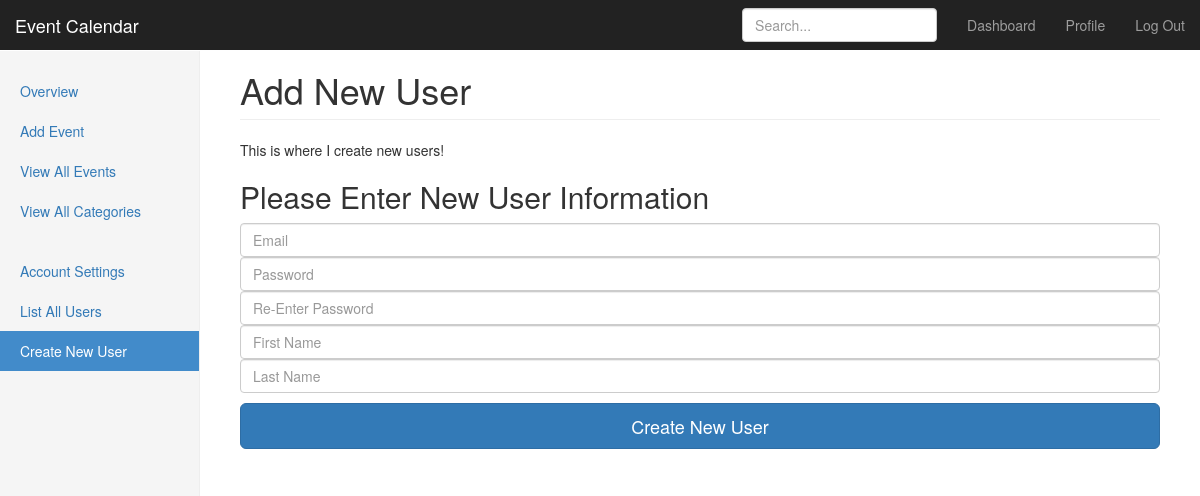
The app's page /dashboard.php?view=newUser, older data.
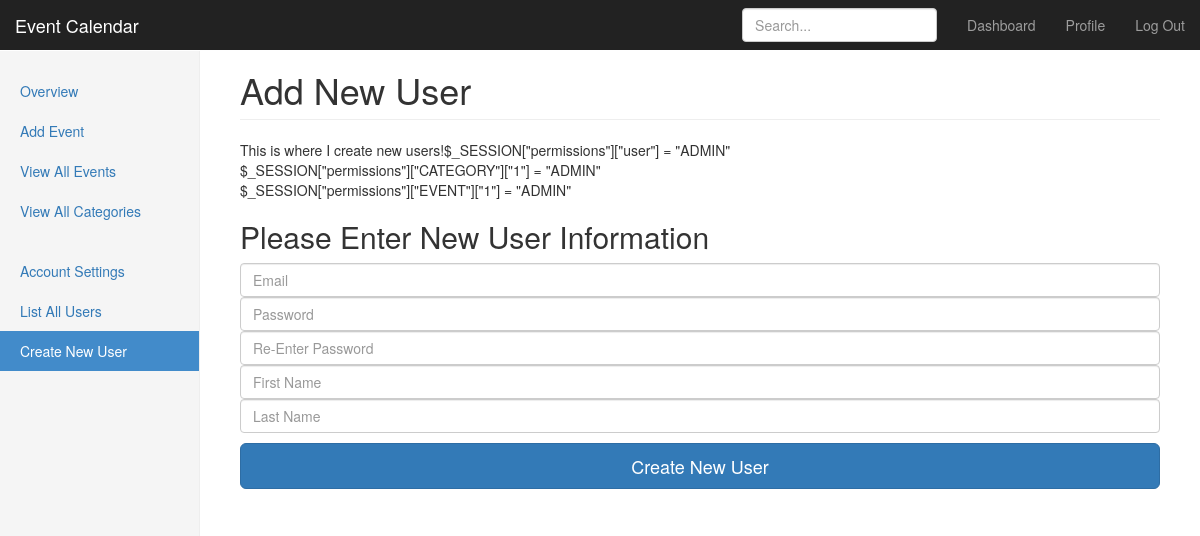
The same page, newer data.
### tables this page shows
CREATE TABLE IF NOT EXISTS `permissions` (
  `handle` smallint(5) unsigned NOT NULL AUTO_INCREMENT,
  `user_id` smallint(5) unsigned NOT NULL,
  `id` int(10) unsigned DEFAULT NULL,
  `type` varchar(255) NOT NULL,
  `level` varchar(255) NOT NULL,
  `expire` datetime DEFAULT NULL,
  PRIMARY KEY (`handle`)
);

### lib/DB.php (called while the page is built, shortened)
<?php
class DB {
    private $_pdo = null,
            $_query = null,
            $_error = false,
            $_errorInfo = null,
            $_results = null,
            $_count = 0,
            $_sql = '';
    public function __construct() {
        try {
            $this->_pdo = new PDO('mysql:host='._HOST_NAME_.';dbname='._DATABASE_NAME_,
    						_USER_NAME_,_DB_PASSWORD_,NULL);
        } catch(PDOException $e) {
        	$this->errorMessage = $e->getMessage();
            $this->error = true;
            throw $e;
        }
    }
    public function queryAssoc($sql, $params = array()) {
 		$this->_query = $this->_pdo->prepare($sql);
            if($this->_query->execute($params)) {
 	    	$this->resultsArray = $this->_query->fetchAll(PDO::FETCH_ASSOC);
            }
        return $this;
    }
}
?>

### lib/Permissions.php (the view)
<?php
function loadPermissions() {
    $db = new DB;
    $db->queryAssoc("select * from permissions where user_id = :userid ", array("userid" => "1" ));
    $result = $db->resultsArray;
    foreach ($result as $row) {
    if ($row["type"] == "USER") {
        print '$_SESSION["permissions"]["user"] = "'.$row["level"].'" <br />';
    } else {
        print '$_SESSION["permissions"]["'.$row["type"].'"]["'.$row["id"].'"] = "'.$row["level"].'" <br />';
    }
    }
    return ;
}

### dashboard.php (shortened to what this page needs)
<?php
if (isset($_GET["view"])) {
    if ($_GET["view"] === "profile") {
        $currentNav = "profile";
    } else if ($_GET["view"] === "addEvent") {
        $currentNav = "addEvent";
    } else if ($_GET["view"] === "allEvents") {
        $currentNav = "allEvents";
    } else if ($_GET["view"] === "allCategories") {
        $currentNav = "allCategories";
    } else if ($_GET["view"] === "account") {
        $currentNav = "account";
    } else if ($_GET["view"] === "users") {
        $currentNav = "users";
    } else if ($_GET["view"] === "newUser") {
        $currentNav = "newUser";
    } else {
        $currentNav = "overview";
    }
} else {
    $currentNav = "overview";
}
?>
<!DOCTYPE html>
<html lang="en">
    <head>
        <link href="css/bootstrap.min.css" rel="stylesheet">
        <link href="css/dashboard.css" rel="stylesheet">
    </head>
    <body>
        <nav class="navbar navbar-inverse navbar-fixed-top">
            <div class="container-fluid">
                <div class="navbar-header">
                    <a class="navbar-brand" href="#">Event Calendar</a>
                </div>
                <div id="navbar" class="navbar-collapse collapse">
                    <ul class="nav navbar-nav navbar-right">
                        <li><a href="dashboard.php">Dashboard</a></li>
                        <li><a href="dashboard.php?view=profile">Profile</a></li>
                        <li><a href="#">Log Out</a></li>
                    </ul>
                    <form class="navbar-form navbar-right">
                        <input type="text" class="form-control" placeholder="Search...">
                    </form>
                </div>
            </div>
        </nav>
        <div class="container-fluid">
            <div class="row">
                <div class="col-sm-3 col-md-2 sidebar">
                    <ul class="nav nav-sidebar">
                        <li <?php if ($currentNav == "overview") { print 'class="active"';} ?> ><a href="dashboard.php?view=overview">Overview <span class="sr-only">(current)</span></a></li>
                        <li <?php if ($currentNav == "addEvent") { print 'class="active"';} ?> ><a href="dashboard.php?view=addEvent">Add Event</a></li>
                        <li <?php if ($currentNav == "allEvents") { print 'class="active"';} ?> ><a href="dashboard.php?view=allEvents">View All Events</a></li>
                        <li <?php if ($currentNav == "allCategories") { print 'class="active"';} ?> ><a href="dashboard.php?view=allCategories">View All Categories</a></li>
                    </ul>
                    <ul class="nav nav-sidebar">
                        <li <?php if ($currentNav == "account") { print 'class="active"';} ?> ><a href="dashboard.php?view=account">Account Settings</a></li>
                        <li <?php if ($currentNav == "users") { print 'class="active"';} ?> ><a href="dashboard.php?view=users">List All Users</a></li>
                        <li <?php if ($currentNav == "newUser") { print 'class="active"';} ?> ><a href="dashboard.php?view=newUser">Create New User</a></li>
                    </ul>
                </div>
                <div class="col-sm-9 col-sm-offset-3 col-md-10 col-md-offset-2 main">
<?php
if (isset($_GET["view"])) {
    if ($_GET["view"] === "profile") {
        print '<h1 class="page-header">Profile</h1>';
        showProfile();
    } else if ($_GET["view"] === "addEvent") {
        print '<h1 class="page-header">Add New Event</h1>';
        showAddEvent();
    } else if ($_GET["view"] === "allEvents") {
        print '<h1 class="page-header">All Events</h1>';
        showAllEvents();
    } else if ($_GET["view"] === "allCategories") {
        print '<h1 class="page-header">All Categories</h1>';
        showAllCategories();
    } else if ($_GET["view"] === "account") {
        print '<h1 class="page-header">Account Settings</h1>';
        showAccount();
    } else if ($_GET["view"] === "users") {
        print '<h1 class="page-header">All Users</h1>';
        showUsers();
    } else if ($_GET["view"] === "newUser") {
        if (isset($_POST["submit"])) {
            print '<h1 class="page-header">Add New User</h1>';
            $data = showNewUser($_POST);
            print_r($data);
        } else {
            print '<h1 class="page-header">Add New User</h1>';
            showNewUser();
        }
    } else {
        print '<h1 class="page-header">Overview</h1>';
    }
} else {
    print '<h1 class="page-header">Overview</h1>';
}
?>
                </div>
            </div>
        </div>
    </body>
</html>

### lib/Users.php (shortened to what this page needs)
<?php
function showNewUser($data = array()) {
    if ($data != array()) {
        $data["error"] = false;
        $data["email"] = trim($data["email"]);
        $data["password"] = trim($data["password"]);
        $data["password2"] = trim($data["password2"]);
        $data["first_name"] = trim($data["first_name"]);
        $data["last_name"] = trim($data["last_name"]);
        if ($data["email"] == "") {
            $data["error"] = true;
            $data["errorMessage"] = "Email cannot be empty.";
        }
        if ($data["password"] == "") {
            $data["error"] = true;
            $data["errorMessage"] = "Password cannot be empty.";
        }
        if ($data["first_name"] == "") {
            $data["error"] = true;
            $data["errorMessage"] = "Please enter first name.";
        }
        if ($data["last_name"] == "") {
            $data["error"] = true;
            $data["errorMessage"] = "Please enter last name.";
        }
        if ($data["password"] !== $data["password2"]) {
            $data["error"] = true;
            $data["errorMessage"] = "Passwords do not match.";
        }
        if (!$data["error"]) {
            print "Thank you";
            return $data;
        }
    } else {
        $data["email"] = "";
        $data["first_name"] = "";
        $data["last_name"] = "";
    }
    print "This is where I create new users!";
    loadPermissions();
    print '<form class="form-signin" action ="dashboard.php?view=newUser" method ="POST" name ="new_user">
        <h2 class="form-signin-heading">Please Enter New User Information</h2>
        <label for="inputEmail" class="sr-only">Email address</label>
        <input name="email"  value="'.$data["email"].'" type="email" id="inputEmail" class="form-control" placeholder ="Email" required autofocus>
        <label for="inputPassword" class="sr-only">Password</label>
        <input name="password" type="password" id="inputPassword" class="form-control" placeholder="Password" required>
        <label for="inputPassword2" class="sr-only">Password2</label>
        <input name="password2" type="password" id="inputPassword2" class="form-control" placeholder="Re-Enter Password" required>
        <label for="inputFirstName" class="sr-only">First Name</label>
        <input name="first_name" value="'.$data["first_name"].'" type="text" id="inputFirstName" class="form-control" placeholder="First Name" required>
        <label for="inputLastName" class="sr-only">Last Name</label>
        <input name="last_name" value="'.$data["last_name"].'" type="text" id="inputLastName" class="form-control" placeholder="Last Name" required>
        <div class="checkbox">
        </div>
        <button class="btn btn-lg btn-primary btn-block" type="submit" name="submit">Create New User</button>
      </form>';
    return $data;
}

### css/dashboard.css (style rules this page uses)
body { padding-top: 50px; }
.navbar-fixed-top { border: 0; }
.sidebar { display: none; }
@media (min-width: 768px) { .sidebar { position: fixed; top: 51px; bottom: 0; left: 0; z-index: 1000; display: block; padding: 20px; overflow-x: hidden; overflow-y: auto; background-color: #f5f5f5; border-right: 1px solid #eee; } }
.nav-sidebar { margin-right: -21px; margin-bottom: 20px; margin-left: -20px; }
.nav-sidebar > li > a { padding-right: 20px; padding-left: 20px; }
.nav-sidebar > .active > a, .nav-sidebar > .active > a:hover, .nav-sidebar > .active > a:focus { color: #fff; background-color: #428bca; }
.main { padding: 20px; }
@media (min-width: 768px) { .main { padding-right: 40px; padding-left: 40px; } }
.main .page-header { margin-top: 0; }

Row changes from the older to the newer data that the page shows:
added permissions: level "ADMIN"
added permissions: type "CATEGORY", id "1", level "ADMIN"
added permissions: type "EVENT", id "1", level "ADMIN"
